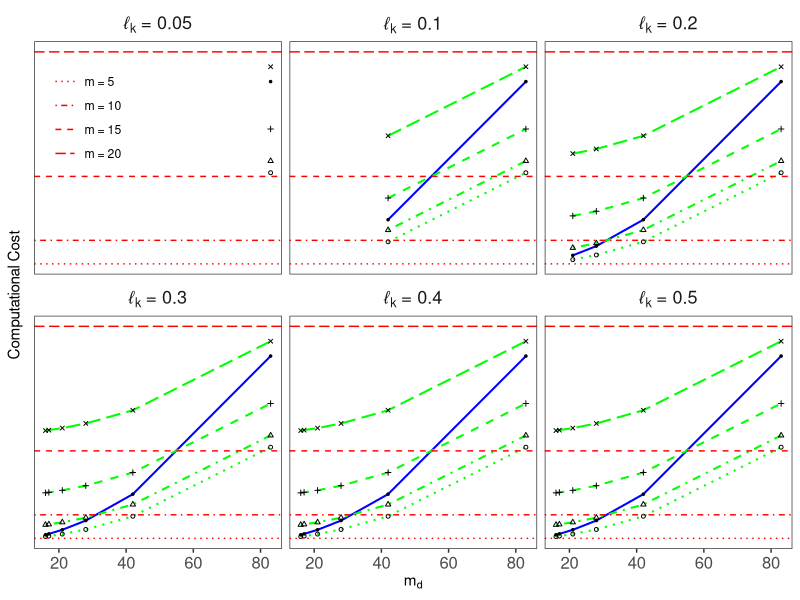

The R source for this figure: (Note: this script raises an error after producing the figure.)
rm(list =ls())
library(tidyverse)
## Computational Complexity
FullComputationalComplexity <- function(n) {
  2*n^3
}

NNNNComputationalComplexity <- function(n,m) {
  2*n*m^3
}

NNHSComputationalComplexity <- function(n,m,m1,m2) {
  n*m^3 + (n+1)*(m1*m2)
}

HSHSComputationalComplexity <- function(n,m1,m2) {
  2*(n+1)*(m1*m2) + n
}

## Combined NNNN NNHS and HSHS
## c = 1.20
vector_lscale <- seq(0.05,0.5,l=10); vector_lscale
round(4.5*vector_lscale,2)
vector_c <- pmax(1.20, round(4.5*vector_lscale,2)); vector_c
#vector_c <- 1 + 1.5*vector_lscale; vector_c
cbind(vector_lscale, vector_c, m = ceiling(3.42*vector_c/vector_lscale))
vector_m1 <- pmax(16,ceiling(3.42*vector_c/vector_lscale)); vector_m1
vector_m2 <- pmax(17,ceiling(3.42*vector_c/vector_lscale)); vector_m2
vector_m3 <- pmax(21,ceiling(3.42*vector_c/vector_lscale)); vector_m3
vector_m4 <- pmax(28,ceiling(3.42*vector_c/vector_lscale)); vector_m4
vector_m5 <- pmax(42,ceiling(3.42*vector_c/vector_lscale)); vector_m5
vector_m6 <- pmax(83,ceiling(3.42*vector_c/vector_lscale)); vector_m6


library(tidyverse)
setup <- tibble(lscale = vector_lscale, c = vector_c, m1 = vector_m1, m2 = vector_m2, m3 = vector_m3, m4 = vector_m4, m5 = vector_m5, m6 = vector_m6)
setup <- setup %>% gather(x,m,-c,-lscale) %>% select(-x) %>% distinct()
setup
table(setup$m)
setup %>% filter(lscale == 0.1)

setup <- setup %>% mutate(HSHS = HSHSComputationalComplexity(n = 1000, m1 = m, m2 = m)) %>%
  mutate(NNHS5 = NNHSComputationalComplexity(n = 1000, m = 5, m1 = m, m2 = m)) %>%
  mutate(NNHS10 = NNHSComputationalComplexity(n = 1000, m = 10, m1 = m, m2 = m)) %>%
  mutate(NNHS15 = NNHSComputationalComplexity(n = 1000, m = 15, m1 = m, m2 = m)) %>%
  mutate(NNHS20 = NNHSComputationalComplexity(n = 1000, m = 20, m1 = m, m2 = m))
setup
setup <- setup %>% mutate(Method = "HSHS")
setup
setup %>% filter(lscale == 0.50)
setup %>%
  filter(lscale %in% c(0.05,0.10,0.20,0.30,0.40,0.50)) %>%
  ggplot(aes(x = m, y = HSHS)) + 
  geom_path(linewidth = 0.7, color = "blue") +
  geom_path(aes(y = NNHS5), linetype = "dotted", color = "green", linewidth = 0.7) +
  geom_path(aes(y = NNHS10), linetype = "dotdash", color = "green",  linewidth = 0.7) +
  geom_path(aes(y = NNHS15), linetype = "dashed", color = "green",  linewidth = 0.7) +
  geom_path(aes(y = NNHS20), linetype = "longdash", color = "green", linewidth = 0.7) +
  geom_point(size = 1, shape = 20) +
  geom_point(aes(y = NNHS5), size =1, shape = 1) +
  geom_point(aes(y = NNHS10), size =1, shape = 2) +
  geom_point(aes(y = NNHS15), size =1, shape = 3) +
  geom_point(aes(y = NNHS20), size =1, shape = 4) +
  facet_wrap(~lscale, nrow = 2, labeller = label_bquote("\u2113"[k]~"="~.(lscale))) +
  geom_hline(aes(yintercept = NNNNComputationalComplexity(n = 1000, m = 5), linetype = "1"), color = "red", linewidth = 0.5) +
  geom_hline(aes(yintercept = NNNNComputationalComplexity(n = 1000, m = 10), linetype = "2"), color = "red", linewidth = 0.5) +
  geom_hline(aes(yintercept = NNNNComputationalComplexity(n = 1000, m = 15), linetype = "3"), color = "red", linewidth = 0.5) +
  geom_hline(aes(yintercept = NNNNComputationalComplexity(n = 1000, m = 20), linetype = "4"), color = "red", linewidth = 0.5) +
  scale_linetype_manual(values=c("dotted","dotdash","dashed","longdash"),
                        labels = c("m = 5","m = 10","m = 15","m = 20")) +
  theme_bw() +
  xlab(bquote(m[d])) +
  ylab(bquote(Computational~Cost)) +
  theme(strip.background = element_blank(),
        strip.text = element_text(size = 13),
        panel.grid = element_blank(),
        legend.title = element_blank(),
        legend.position = c(0.07,0.85),
        axis.text.y = element_blank(),
        axis.text.x = element_text(size = 12),
        axis.ticks.y = element_blank())
ggsave(filename = "./Rutilities/Computational_Complexity_Plots.png", height = 6, width = 9)
